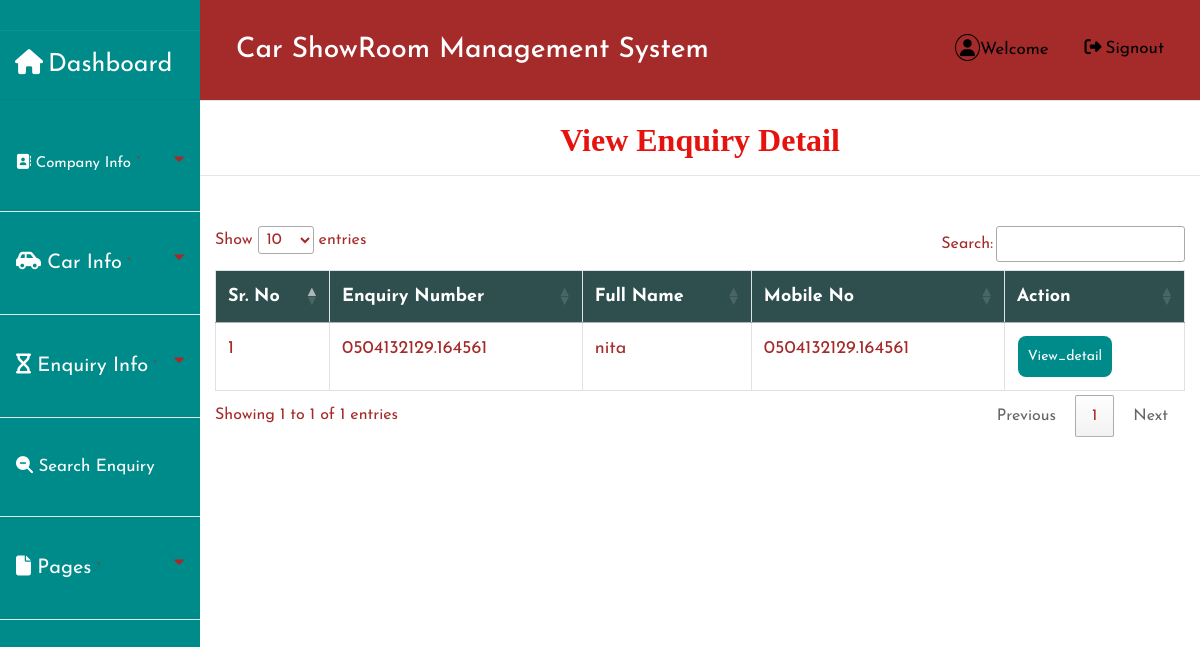
Screenshot of /view_seenenquery/ with the database file from the repository.
### car/models.py (models this page shows, shortened)
class Customer(models.Model):
    Name=models.ForeignKey(Add_Car,on_delete=models.CASCADE, null=True)
    user=models.ForeignKey(User,on_delete=models.CASCADE, null=True)
    msg=models.CharField(max_length=100,null=True)
    contact=models.CharField(max_length=100,null=True)
    enquery=models.CharField(max_length=100,null=True)
    enquery_date=models.CharField(max_length=100,null=True)
    status=models.CharField(max_length=100,null=True)
    remark=models.CharField(max_length=100,null=True)
    remark_date=models.CharField(max_length=100,null=True)

### car/views.py (the view)
# urls.py: path('view_seenenquery/',view_seenenquery,name='view_seenenquery'),
def view_seenenquery(request):
    data=Customer.objects.all()
    d={'data':data}
    return render(request,'view_seenenquery.html',d)

### car/templates/view_seenenquery.html (shortened to what this page needs)
{% extends 'admin_nav.html' %}
{% block body %}
<center><h2 style = "font-family : 'Monotype Corsiva' ; color : #E6120E ; font-weight : bold;margin-top:2%">View Enquiry Detail</h2></center><hr>
 <div class="container">
<table class="table table-bordered" id="myTable">
  <thead>
  <tr>
    <th>Sr. No</th>
    <th>Enquiry Number</th>
    <th>Full Name</th>
    <th>Mobile No</th>
    <th>Action</th>
  </tr>
  </thead>
   <tbody>
{% for i in data %}
{% if i.status == 'seen' %}
  <tr>
      <td>{{forloop.counter}}</td>
    <td>{{i.enquery}}</td>
    <td>{{i.user.username}}</td>
    <td>{{i.contact}}</td>
            <td><a href="{% url 'seen_enquery' i.id %}"><button class="button button1">View_detail</button></a>
  </tr>
{% endif %}
   {% endfor %}
    </tbody>
</table>
 </div>
{% endblock %}

### car/static/style1.css (style rules this page uses)
* { margin: 0; padding: 0; box-sizing: border-box; list-style: none; text-decoration: none; font-family: 'Josefin Sans', sans-serif; }
body { background-color:darkcyan; }

### car/templates/admin_nav.html (style rules this page uses)
.button { background-color: darkcyan; border: none; color: white; padding: 10px; text-align: center; text-decoration: none; display: inline-block; font-size: 14px; margin: 1px 1px; cursor: pointer; }
.button1 { border-radius: 8px; }
* { box-sizing: border-box; }
#myTable { border-collapse: collapse; width: 100%; border: 1px solid #ddd; font-size: 18px; }
#myTable th { text-align: left; padding: 12px; background-color:DarkSlateGrey ; color: white; }
#myTable td { text-align: left; padding: 12px; background-color: white; }
#myTable tr { border-bottom: 1px solid #ddd; }
body { font-family: "Lato", sans-serif; }

### rows the page displays
Customer: enquery "0504132129.164561", user.username "nita", contact "0504132129.164561"
